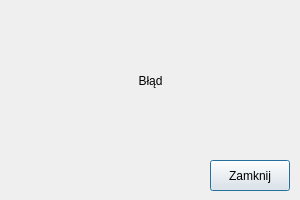
<?xml version="1.0" encoding="UTF-8"?>
<ui version="4.0">
 <class>error_dialog</class>
 <widget class="QDialog" name="error_dialog">
  <property name="geometry">
   <rect>
    <x>0</x>
    <y>0</y>
    <width>300</width>
    <height>200</height>
   </rect>
  </property>
  <property name="windowTitle">
   <string>Błąd</string>
  </property>
  <widget class="QLabel" name="error_label">
   <property name="geometry">
    <rect>
     <x>10</x>
     <y>10</y>
     <width>281</width>
     <height>141</height>
    </rect>
   </property>
   <property name="text">
    <string>Błąd</string>
   </property>
   <property name="alignment">
    <set>Qt::AlignCenter</set>
   </property>
  </widget>
  <widget class="QPushButton" name="ok_button">
   <property name="geometry">
    <rect>
     <x>210</x>
     <y>160</y>
     <width>80</width>
     <height>31</height>
    </rect>
   </property>
   <property name="text">
    <string>Zamknij</string>
   </property>
   <property name="default">
    <bool>false</bool>
   </property>
   <property name="flat">
    <bool>false</bool>
   </property>
  </widget>
 </widget>
 <resources/>
 <connections/>
</ui>
